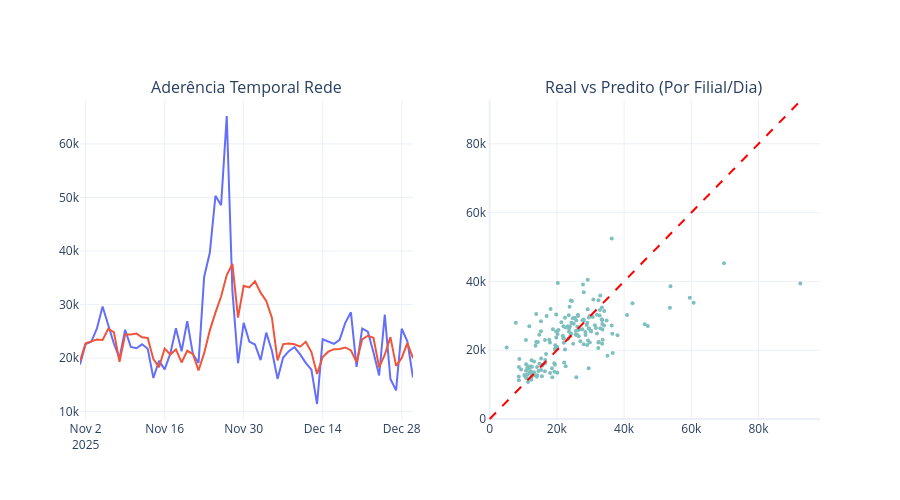

Notebook cell for this chart:
### Code cell
filiais_plot = [1848, 1500, 1782]
plotar_analise_global(df_resultado_xg[df_resultado_xg['codigo_filial'].isin(filiais_plot)])
